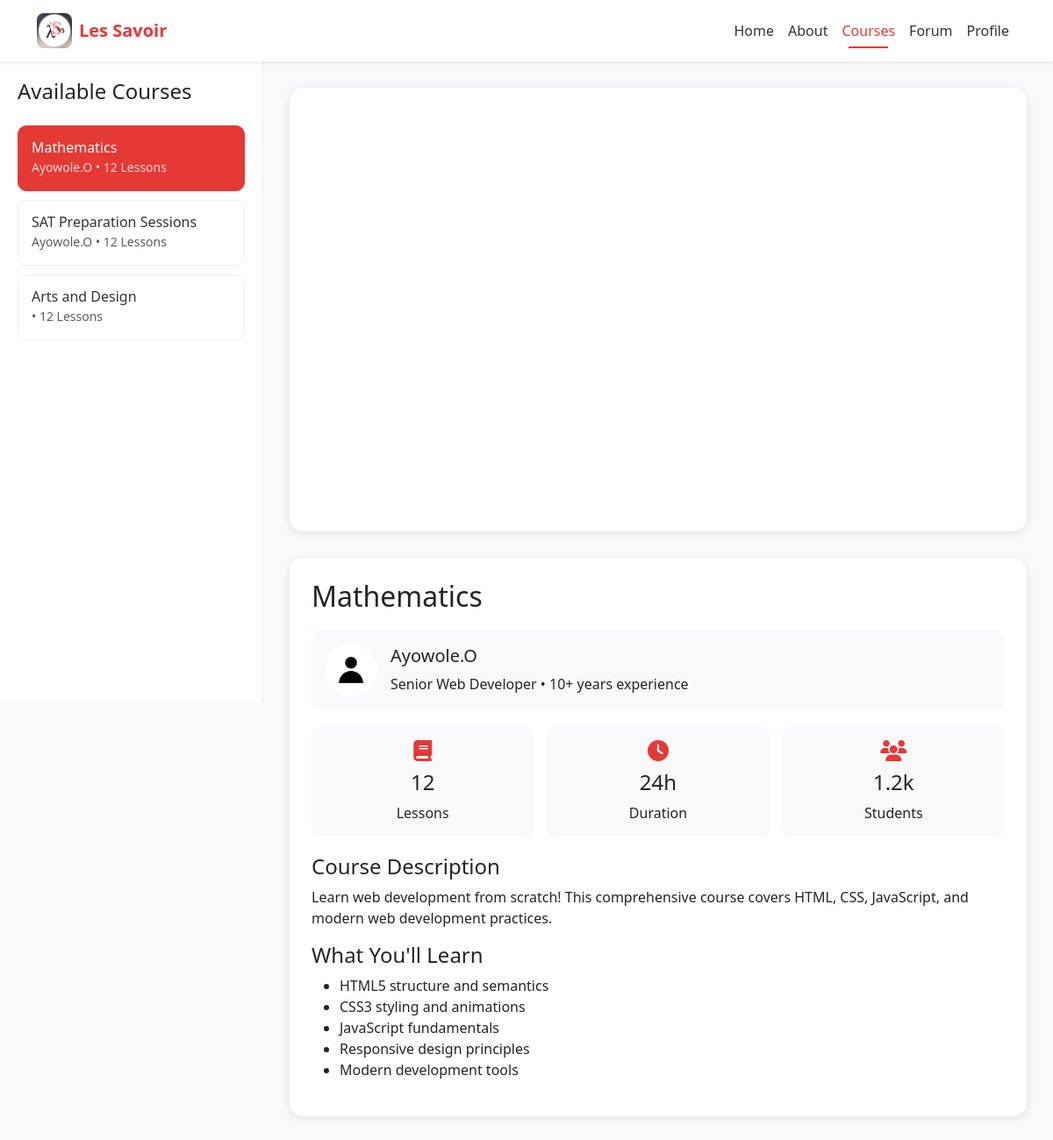
Page /courses/ on the committed database.
### courses/models.py (models this page shows, shortened)
class Course(models.Model):
    title = models.CharField(max_length=225)
    description = models.TextField()
    url = models.URLField(null=True, blank=True)
    image = models.ImageField(upload_to='course_image/', null=True, blank=True)
    instructor = models.ForeignKey(get_user_model(), on_delete=models.CASCADE, related_name="courses", null=True, blank=True)

### users/models.py (models this page shows, shortened)
class CustomUser(AbstractUser):
    email = models.EmailField(unique=True)
    phone = models.CharField(max_length=15, unique=True, null=True, blank=True)
    role = models.CharField(choices=roles, default='Student', max_length=10)
    def initials(self):
        return f"{self.first_name}.{self.last_name[0].title()}"

class Profile(models.Model):
    user = models.OneToOneField(get_user_model(), on_delete=models.CASCADE, related_name="profile")
    bio = models.TextField(blank=True, null=True)
    profile_picture = models.ImageField(upload_to='profile_pics/',
                                         blank=True,
                                         null=True,
                                         default="defaults/default_profile_image.png"
                                        )
    date_joined = models.DateTimeField(auto_now_add=True)

### courses/views.py (the view)
# urls.py: path('courses/', include("courses.urls")),
def courses(request, id=0):
    if request.method == "POST":
        title = request.POST.get('title')
        description = request.POST.get('description')
        url = request.POST.get('url')
        Course.objects.create(title=title, description=description,
                              url=url)
    elif request.method == "DELETE":
        course = Course.objects.filter(id=id)
        course.delete()
    return render(request, 'courses/courses.html', {"courses": Course.objects.all()})

### courses/templates/courses/courses.html (shortened to what this page needs)
<!DOCTYPE html>
<html lang="en">
<head>
    {% load static %}
    <link href="https://cdn.jsdelivr.net/npm/bootstrap@5.3.0/dist/css/bootstrap.min.css" rel="stylesheet">
    <link rel="stylesheet" href="https://cdnjs.cloudflare.com/ajax/libs/font-awesome/6.4.0/css/all.min.css">
</head>
<body>
<nav class="navbar navbar-expand-lg navbar-light bg-white shadow-sm">
    <div class="container">
        <a class="navbar-brand d-flex align-items-center" href="{% url 'home' %}">
            <img src="{% static 'pages/images/logo.jpg' %}" alt="Les Savoir Logo" class="logo-img">
            <span class="ms-2" style="color: var(--primary-color); font-weight: bold;">Les Savoir</span>
        </a>
        <div class="collapse navbar-collapse" id="navbarNav">
            <ul class="navbar-nav ms-auto">
                <li class="nav-item">
                    <a class="nav-link" href="{% url 'home' %}">Home</a>
                </li>
                <li class="nav-item">
                    <a class="nav-link" href="{% url 'home' %}">About</a>
                </li>
                <li class="nav-item">
                    <a class="nav-link active" href="{% url 'courses' %}">Courses</a>
                </li>
                <li class="nav-item">
                    <a class="nav-link" href="{% url 'forum' %}">Forum</a>
                </li>
                <li class="nav-item">
                    <a class="nav-link" href="{% url 'profile' %}">Profile</a>
                </li>
            </ul>
        </div>
    </div>
</nav>
<div class="layout-container">
    <div class="sidebar">
        <h4 class="mb-4">Available Courses</h4>
        <div class="course-list">
            {% for course in courses %}
            <a href="#{{course.id}}" class="course-item {% if forloop.first %}active{% endif %}" onclick="showCourse('{{course.id}}')">
                <h5>{{ course.title }}</h5>
                <small>{{ course.instructor.initials }} • 12 Lessons</small>
            </a>
            {% endfor %}
        </div>
    </div>
    <div class="main-content">
         {% for course in courses %}
        <div class="course-content" id="{{ course.id }}">
            <div class="video-container">
                <iframe class="video-frame"
                    src="{{ course.url }}"
                    allowfullscreen></iframe>
            </div>
            <div class="course-info">
                <h2>{{ course.title }}</h2>
                <div class="instructor-info">
                    <img src="{{ course.instructor.profile.profile_picture.url }}" alt="John Doe" class="instructor-avatar">
                    <div>
                        <h5>{{ course.instructor.initials }}</h5>
                        <p class="mb-0">Senior Web Developer • 10+ years experience</p>
                    </div>
                </div>
                <div class="course-stats">
                    <div class="stat-card">
                        <i class="fas fa-book"></i>
                        <h4>12</h4>
                        <p class="mb-0">Lessons</p>
                    </div>
                    <div class="stat-card">
                        <i class="fas fa-clock"></i>
                        <h4>24h</h4>
                        <p class="mb-0">Duration</p>
                    </div>
                    <div class="stat-card">
                        <i class="fas fa-users"></i>
                        <h4>1.2k</h4>
                        <p class="mb-0">Students</p>
                    </div>
                </div>
                <h4>Course Description</h4>
                <p>Learn web development from scratch! This comprehensive course covers HTML, CSS, JavaScript, and modern web development practices.</p>
                <h4>What You'll Learn</h4>
                <ul>
                    <li>HTML5 structure and semantics</li>
                    <li>CSS3 styling and animations</li>
                    <li>JavaScript fundamentals</li>
                    <li>Responsive design principles</li>
                    <li>Modern development tools</li>
                </ul>
            </div>
        </div>
        {% endfor %}
    </div>
</div>
</body>
</html>

### courses/templates/courses/courses.html (style rules this page uses)
:root { --primary-color: #e53935; --primary-light: #ff6f60; --primary-dark: #ab000d; --sidebar-width: 300px; }
body { background: #f8f9fa; overflow-x: hidden; }
.layout-container { display: flex; min-height: 100vh; }
.sidebar { width: var(--sidebar-width); background: white; border-right: 1px solid #eee; height: 100vh; position: fixed; overflow-y: auto; padding: 20px; }
.main-content { margin-left: var(--sidebar-width); flex: 1; padding: 30px; }
.course-list { list-style: none; padding: 0; margin: 0; }
.course-item { padding: 15px; border-radius: 10px; margin-bottom: 10px; border: 1px solid #eee; color: #333; text-decoration: none; display: block; transition: all 0.3s ease; }
.course-item.active { background: var(--primary-color); color: white; border-color: var(--primary-color); }
.course-item h5 { margin: 0; font-size: 1rem; }
.course-item small { opacity: 0.8; }
.video-container { background: white; border-radius: 15px; overflow: hidden; margin-bottom: 30px; box-shadow: 0 2px 10px rgba(0,0,0,0.1); }
.video-frame { width: 100%; height: 500px; border: none; }
.course-info { background: white; border-radius: 15px; padding: 25px; box-shadow: 0 2px 10px rgba(0,0,0,0.1); }
.instructor-info { display: flex; align-items: center; gap: 15px; margin: 20px 0; padding: 15px; background: #f8f9fa; border-radius: 10px; }
.instructor-avatar { width: 60px; height: 60px; border-radius: 50%; object-fit: cover; }
.course-stats { display: grid; grid-template-columns: repeat(3, 1fr); gap: 15px; margin: 20px 0; }
.stat-card { background: #f8f9fa; padding: 15px; border-radius: 10px; text-align: center; }
.stat-card i { color: var(--primary-color); font-size: 1.5rem; margin-bottom: 10px; }
.course-content { display: none; }
.course-content:first-child { display: block; }
.navbar { position: fixed; width: 100%; top: 0; z-index: 1000; }
.navbar-nav .nav-link { color: #333; font-weight: 500; padding: 0.5rem 1rem; transition: color 0.3s ease; }
.navbar-nav .nav-link.active { color: var(--primary-color); position: relative; }
.navbar-nav .nav-link.active::after { content: ''; position: absolute; bottom: 0; left: 1rem; right: 1rem; height: 2px; background-color: var(--primary-color); }
.layout-container { margin-top: 56px; }
.sidebar { top: 56px; height: calc(100vh - 56px); }
.logo-img { width: 40px; height: 40px; border-radius: 8px; object-fit: cover; transition: transform 0.3s ease; }
.navbar { min-height: 70px; }
.layout-container { margin-top: 70px; }
.sidebar { top: 70px; height: calc(100vh - 70px); }

### rows in the picture
Course: title "Mathematics", instructor.initials "Ayowole.O", instructor.profile.profile_picture (placeholder picture)
Course: title "SAT Preparation Sessions", instructor.initials "Ayowole.O"
Course: title "Arts and Design"
